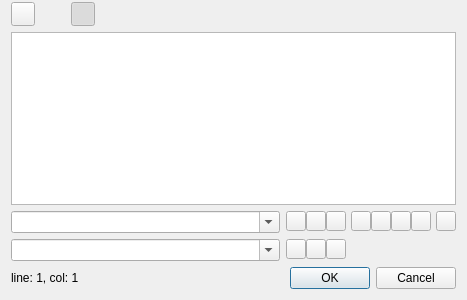
<?xml version="1.0" encoding="UTF-8"?>
<ui version="4.0">
 <class>EditDlg</class>
 <widget class="QDialog" name="EditDlg">
  <property name="geometry">
   <rect>
    <x>0</x>
    <y>0</y>
    <width>467</width>
    <height>300</height>
   </rect>
  </property>
  <property name="windowTitle">
   <string>Transition rule</string>
  </property>
  <layout class="QVBoxLayout" name="verticalLayout">
   <property name="topMargin">
    <number>2</number>
   </property>
   <item>
    <layout class="QHBoxLayout" name="horizontalLayout">
     <property name="topMargin">
      <number>0</number>
     </property>
     <item>
      <widget class="QToolButton" name="menuToolBtn">
       <property name="minimumSize">
        <size>
         <width>24</width>
         <height>24</height>
        </size>
       </property>
       <property name="maximumSize">
        <size>
         <width>24</width>
         <height>24</height>
        </size>
       </property>
       <property name="text">
        <string/>
       </property>
       <property name="icon">
        <iconset resource="cellullar.qrc">
         <normaloff>:/lucide-icons/menu_l_24.png</normaloff>:/lucide-icons/menu_l_24.png</iconset>
       </property>
       <property name="iconSize">
        <size>
         <width>20</width>
         <height>20</height>
        </size>
       </property>
       <property name="popupMode">
        <enum>QToolButton::InstantPopup</enum>
       </property>
      </widget>
     </item>
     <item>
      <widget class="QPushButton" name="pushButton_14">
       <property name="minimumSize">
        <size>
         <width>24</width>
         <height>24</height>
        </size>
       </property>
       <property name="maximumSize">
        <size>
         <width>24</width>
         <height>24</height>
        </size>
       </property>
       <property name="text">
        <string/>
       </property>
       <property name="icon">
        <iconset resource="cellullar.qrc">
         <normaloff>:/lucide-icons/blocks_24.png</normaloff>:/lucide-icons/blocks_24.png</iconset>
       </property>
       <property name="iconSize">
        <size>
         <width>20</width>
         <height>20</height>
        </size>
       </property>
       <property name="flat">
        <bool>true</bool>
       </property>
      </widget>
     </item>
     <item>
      <widget class="QPushButton" name="pushButton_15">
       <property name="minimumSize">
        <size>
         <width>24</width>
         <height>24</height>
        </size>
       </property>
       <property name="maximumSize">
        <size>
         <width>24</width>
         <height>24</height>
        </size>
       </property>
       <property name="text">
        <string/>
       </property>
       <property name="icon">
        <iconset resource="cellullar.qrc">
         <normaloff>:/lucide-icons/wrap-text_l_24.png</normaloff>:/lucide-icons/wrap-text_l_24.png</iconset>
       </property>
       <property name="iconSize">
        <size>
         <width>20</width>
         <height>20</height>
        </size>
       </property>
       <property name="checkable">
        <bool>true</bool>
       </property>
       <property name="checked">
        <bool>true</bool>
       </property>
       <property name="flat">
        <bool>true</bool>
       </property>
      </widget>
     </item>
     <item>
      <spacer name="horizontalSpacer">
       <property name="orientation">
        <enum>Qt::Horizontal</enum>
       </property>
       <property name="sizeHint" stdset="0">
        <size>
         <width>40</width>
         <height>20</height>
        </size>
       </property>
      </spacer>
     </item>
     <item>
      <widget class="QPushButton" name="pushButton_13">
       <property name="minimumSize">
        <size>
         <width>24</width>
         <height>24</height>
        </size>
       </property>
       <property name="maximumSize">
        <size>
         <width>24</width>
         <height>24</height>
        </size>
       </property>
       <property name="text">
        <string/>
       </property>
       <property name="icon">
        <iconset resource="cellullar.qrc">
         <normaloff>:/lucide-icons/settings_24.png</normaloff>:/lucide-icons/settings_24.png</iconset>
       </property>
       <property name="iconSize">
        <size>
         <width>20</width>
         <height>20</height>
        </size>
       </property>
       <property name="flat">
        <bool>true</bool>
       </property>
      </widget>
     </item>
     <item>
      <widget class="QPushButton" name="pushButton_12">
       <property name="minimumSize">
        <size>
         <width>24</width>
         <height>24</height>
        </size>
       </property>
       <property name="maximumSize">
        <size>
         <width>24</width>
         <height>24</height>
        </size>
       </property>
       <property name="text">
        <string/>
       </property>
       <property name="icon">
        <iconset resource="cellullar.qrc">
         <normaloff>:/lucide-icons/help-circle_24.png</normaloff>:/lucide-icons/help-circle_24.png</iconset>
       </property>
       <property name="iconSize">
        <size>
         <width>20</width>
         <height>20</height>
        </size>
       </property>
       <property name="flat">
        <bool>true</bool>
       </property>
      </widget>
     </item>
    </layout>
   </item>
   <item>
    <widget class="QTextEdit" name="textEdit">
     <property name="font">
      <font>
       <family>Lucida Console</family>
      </font>
     </property>
    </widget>
   </item>
   <item>
    <widget class="QWidget" name="searchWidget" native="true">
     <layout class="QHBoxLayout" name="horizontalLayout_3">
      <property name="leftMargin">
       <number>0</number>
      </property>
      <property name="topMargin">
       <number>0</number>
      </property>
      <property name="rightMargin">
       <number>0</number>
      </property>
      <property name="bottomMargin">
       <number>0</number>
      </property>
      <item>
       <widget class="QComboBox" name="comboBox">
        <property name="editable">
         <bool>true</bool>
        </property>
       </widget>
      </item>
      <item>
       <widget class="QWidget" name="widget" native="true">
        <property name="minimumSize">
         <size>
          <width>170</width>
          <height>0</height>
         </size>
        </property>
        <property name="maximumSize">
         <size>
          <width>170</width>
          <height>16777215</height>
         </size>
        </property>
        <widget class="QPushButton" name="pushButton">
         <property name="geometry">
          <rect>
           <x>0</x>
           <y>0</y>
           <width>20</width>
           <height>20</height>
          </rect>
         </property>
         <property name="text">
          <string/>
         </property>
        </widget>
        <widget class="QPushButton" name="pushButton_2">
         <property name="geometry">
          <rect>
           <x>20</x>
           <y>0</y>
           <width>20</width>
           <height>20</height>
          </rect>
         </property>
         <property name="text">
          <string/>
         </property>
        </widget>
        <widget class="QPushButton" name="pushButton_3">
         <property name="geometry">
          <rect>
           <x>40</x>
           <y>0</y>
           <width>20</width>
           <height>20</height>
          </rect>
         </property>
         <property name="text">
          <string/>
         </property>
        </widget>
        <widget class="QPushButton" name="pushButton_4">
         <property name="geometry">
          <rect>
           <x>65</x>
           <y>0</y>
           <width>20</width>
           <height>20</height>
          </rect>
         </property>
         <property name="text">
          <string/>
         </property>
        </widget>
        <widget class="QPushButton" name="pushButton_5">
         <property name="geometry">
          <rect>
           <x>85</x>
           <y>0</y>
           <width>20</width>
           <height>20</height>
          </rect>
         </property>
         <property name="text">
          <string/>
         </property>
        </widget>
        <widget class="QPushButton" name="pushButton_6">
         <property name="geometry">
          <rect>
           <x>105</x>
           <y>0</y>
           <width>20</width>
           <height>20</height>
          </rect>
         </property>
         <property name="text">
          <string/>
         </property>
        </widget>
        <widget class="QPushButton" name="pushButton_7">
         <property name="geometry">
          <rect>
           <x>125</x>
           <y>0</y>
           <width>20</width>
           <height>20</height>
          </rect>
         </property>
         <property name="text">
          <string/>
         </property>
        </widget>
        <widget class="QPushButton" name="pushButton_8">
         <property name="geometry">
          <rect>
           <x>150</x>
           <y>0</y>
           <width>20</width>
           <height>20</height>
          </rect>
         </property>
         <property name="text">
          <string/>
         </property>
        </widget>
       </widget>
      </item>
     </layout>
    </widget>
   </item>
   <item>
    <widget class="QWidget" name="replaceWidget" native="true">
     <layout class="QHBoxLayout" name="horizontalLayout_4">
      <property name="leftMargin">
       <number>0</number>
      </property>
      <property name="topMargin">
       <number>0</number>
      </property>
      <property name="rightMargin">
       <number>0</number>
      </property>
      <property name="bottomMargin">
       <number>0</number>
      </property>
      <item>
       <widget class="QComboBox" name="comboBox_2">
        <property name="editable">
         <bool>true</bool>
        </property>
       </widget>
      </item>
      <item>
       <widget class="QWidget" name="widget_2" native="true">
        <property name="minimumSize">
         <size>
          <width>170</width>
          <height>0</height>
         </size>
        </property>
        <property name="maximumSize">
         <size>
          <width>170</width>
          <height>16777215</height>
         </size>
        </property>
        <widget class="QPushButton" name="pushButton_9">
         <property name="geometry">
          <rect>
           <x>0</x>
           <y>0</y>
           <width>20</width>
           <height>20</height>
          </rect>
         </property>
         <property name="text">
          <string/>
         </property>
        </widget>
        <widget class="QPushButton" name="pushButton_10">
         <property name="geometry">
          <rect>
           <x>20</x>
           <y>0</y>
           <width>20</width>
           <height>20</height>
          </rect>
         </property>
         <property name="text">
          <string/>
         </property>
        </widget>
        <widget class="QPushButton" name="pushButton_11">
         <property name="geometry">
          <rect>
           <x>40</x>
           <y>0</y>
           <width>20</width>
           <height>20</height>
          </rect>
         </property>
         <property name="text">
          <string/>
         </property>
        </widget>
       </widget>
      </item>
     </layout>
    </widget>
   </item>
   <item>
    <layout class="QHBoxLayout" name="horizontalLayout_2">
     <property name="topMargin">
      <number>0</number>
     </property>
     <item>
      <widget class="QLabel" name="posLabel">
       <property name="text">
        <string>line: 1, col: 1</string>
       </property>
      </widget>
     </item>
     <item>
      <widget class="QDialogButtonBox" name="buttonBox">
       <property name="orientation">
        <enum>Qt::Horizontal</enum>
       </property>
       <property name="standardButtons">
        <set>QDialogButtonBox::Cancel|QDialogButtonBox::Ok</set>
       </property>
      </widget>
     </item>
    </layout>
   </item>
  </layout>
  <action name="actionEdtNew">
   <property name="icon">
    <iconset resource="cellullar.qrc">
     <normaloff>:/lucide-icons/file_24.png</normaloff>:/lucide-icons/file_24.png</iconset>
   </property>
   <property name="text">
    <string>New</string>
   </property>
   <property name="shortcut">
    <string>Ctrl+N</string>
   </property>
  </action>
  <action name="actionEdtOpen">
   <property name="icon">
    <iconset resource="cellullar.qrc">
     <normaloff>:/lucide-icons/folder-open_24.png</normaloff>:/lucide-icons/folder-open_24.png</iconset>
   </property>
   <property name="text">
    <string>Open</string>
   </property>
   <property name="shortcut">
    <string>Ctrl+O</string>
   </property>
  </action>
  <action name="actionEdtSaveAs">
   <property name="text">
    <string>Save as..</string>
   </property>
   <property name="shortcut">
    <string>Ctrl+Alt+S</string>
   </property>
  </action>
  <action name="actionEdtUndo">
   <property name="icon">
    <iconset resource="cellullar.qrc">
     <normaloff>:/lucide-icons/undo-2_24.png</normaloff>:/lucide-icons/undo-2_24.png</iconset>
   </property>
   <property name="text">
    <string>Undo</string>
   </property>
   <property name="toolTip">
    <string>Undo</string>
   </property>
   <property name="shortcut">
    <string>Ctrl+Z</string>
   </property>
  </action>
  <action name="actionEdtRedo">
   <property name="icon">
    <iconset resource="cellullar.qrc">
     <normaloff>:/lucide-icons/redo-2_24.png</normaloff>:/lucide-icons/redo-2_24.png</iconset>
   </property>
   <property name="text">
    <string>Redo</string>
   </property>
   <property name="shortcut">
    <string>Ctrl+Y</string>
   </property>
  </action>
  <action name="actionEdtCut">
   <property name="icon">
    <iconset resource="cellullar.qrc">
     <normaloff>:/lucide-icons/scissors_24.png</normaloff>:/lucide-icons/scissors_24.png</iconset>
   </property>
   <property name="text">
    <string>Cut</string>
   </property>
   <property name="shortcut">
    <string>Ctrl+X</string>
   </property>
  </action>
  <action name="actionEdtCopy">
   <property name="icon">
    <iconset resource="cellullar.qrc">
     <normaloff>:/lucide-icons/files_24.png</normaloff>:/lucide-icons/files_24.png</iconset>
   </property>
   <property name="text">
    <string>Copy</string>
   </property>
   <property name="shortcut">
    <string>Ctrl+C</string>
   </property>
  </action>
  <action name="actionEdtPaste">
   <property name="icon">
    <iconset resource="cellullar.qrc">
     <normaloff>:/lucide-icons/clipboard_24.png</normaloff>:/lucide-icons/clipboard_24.png</iconset>
   </property>
   <property name="text">
    <string>Paste</string>
   </property>
   <property name="shortcut">
    <string>Ctrl+V</string>
   </property>
  </action>
  <action name="actionEdtSearch">
   <property name="icon">
    <iconset resource="cellullar.qrc">
     <normaloff>:/lucide-icons/file-search_24.png</normaloff>:/lucide-icons/file-search_24.png</iconset>
   </property>
   <property name="text">
    <string>Search</string>
   </property>
   <property name="shortcut">
    <string>Ctrl+F</string>
   </property>
  </action>
  <action name="actionEdtReplace">
   <property name="text">
    <string>Replace</string>
   </property>
   <property name="shortcut">
    <string>Ctrl+R</string>
   </property>
  </action>
  <action name="actionEdtSelectAll">
   <property name="text">
    <string>Select all</string>
   </property>
   <property name="shortcut">
    <string>Ctrl+A</string>
   </property>
  </action>
  <action name="actionAccept">
   <property name="text">
    <string>Accept</string>
   </property>
  </action>
  <action name="actionCancel">
   <property name="text">
    <string>Cancel</string>
   </property>
  </action>
  <action name="actionEdtBuild">
   <property name="icon">
    <iconset resource="cellullar.qrc">
     <normaloff>:/lucide-icons/blocks_24.png</normaloff>:/lucide-icons/blocks_24.png</iconset>
   </property>
   <property name="text">
    <string>Build</string>
   </property>
   <property name="toolTip">
    <string>Build</string>
   </property>
   <property name="shortcut">
    <string>Ctrl+Shift+B</string>
   </property>
  </action>
 </widget>
 <resources>
  <include location="cellullar.qrc"/>
 </resources>
 <connections>
  <connection>
   <sender>buttonBox</sender>
   <signal>accepted()</signal>
   <receiver>EditDlg</receiver>
   <slot>accept()</slot>
   <hints>
    <hint type="sourcelabel">
     <x>248</x>
     <y>254</y>
    </hint>
    <hint type="destinationlabel">
     <x>157</x>
     <y>274</y>
    </hint>
   </hints>
  </connection>
  <connection>
   <sender>buttonBox</sender>
   <signal>rejected()</signal>
   <receiver>EditDlg</receiver>
   <slot>reject()</slot>
   <hints>
    <hint type="sourcelabel">
     <x>316</x>
     <y>260</y>
    </hint>
    <hint type="destinationlabel">
     <x>286</x>
     <y>274</y>
    </hint>
   </hints>
  </connection>
 </connections>
</ui>
